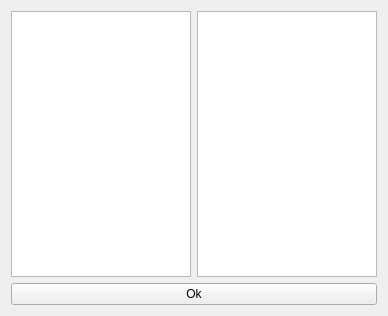
<?xml version="1.0" encoding="UTF-8"?>
<ui version="4.0">
 <class>MainWindow</class>
 <widget class="QWidget" name="MainWindow">
  <property name="geometry">
   <rect>
    <x>0</x>
    <y>0</y>
    <width>388</width>
    <height>316</height>
   </rect>
  </property>
  <property name="windowTitle">
   <string>MainWindow</string>
  </property>
  <layout class="QVBoxLayout" name="verticalLayout">
   <item>
    <layout class="QHBoxLayout" name="horizontalLayout">
     <item>
      <widget class="QListView" name="m_listView"/>
     </item>
     <item>
      <widget class="QTreeView" name="m_treeView"/>
     </item>
    </layout>
   </item>
   <item>
    <widget class="QPushButton" name="m_pushButtonOk">
     <property name="text">
      <string>Ok</string>
     </property>
    </widget>
   </item>
  </layout>
 </widget>
 <layoutdefault spacing="6" margin="11"/>
 <resources/>
 <connections/>
</ui>
